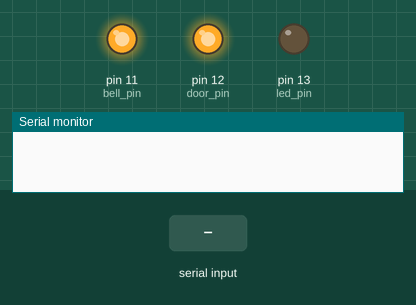
This sketch was run on a simulated Arduino Uno, built with avr-gcc and run on an emulated ATmega328P. On the bench: output pins drawn as LEDs (lit = HIGH), the last lines printed to the serial monitor. The inputs (shaded band) are chosen by the test bench.

Above: at 1.2 s.
1.3 s: "d" received over Serial
At 2.1 s:
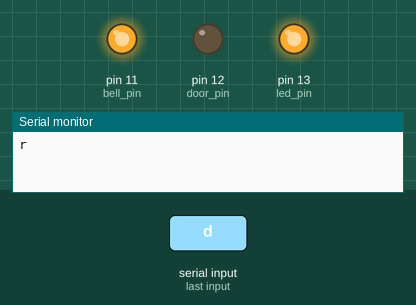
At 3.0 s:
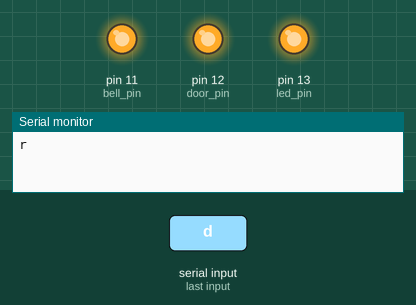
3.8 s: "b" received over Serial
At 4.05 s:
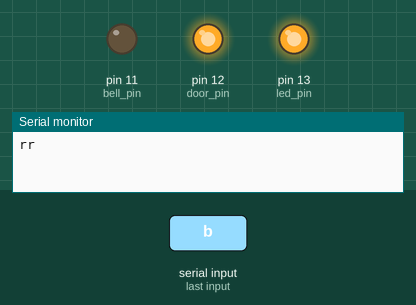
Timing chart, 0 to 17.8 s (numbered marks = the images above; inputs shaded):
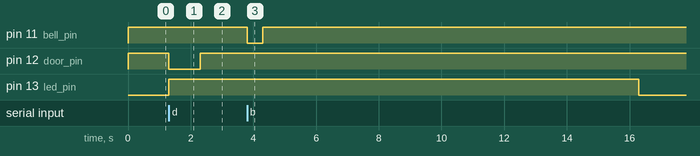

Measured:
- after the input at 1.3 s, pin 12 (door_pin): HIGH → LOW at once, → HIGH 1.0 s later; pin 13 (led_pin): LOW → HIGH at once
- after the input at 3.8 s, pin 11 (bell_pin): HIGH → LOW at once, → HIGH 0.50 s later

The sketch:

hardware.ino
```cpp
int door_pin = 12;
int bell_pin = 11;
int led_pin = 13;

boolean door_on = false;
boolean bell_on = false;
boolean door_ready = true;

unsigned long door_on_time;
unsigned long bell_on_time;

unsigned long door_delay = 1000UL;
unsigned long bell_delay = 500UL;
unsigned long door_sleep = 15000UL;

void setup() {
  // start serial port at 9600 bps:
  Serial.begin(9600);
  pinMode(door_pin, OUTPUT);
  pinMode(bell_pin, OUTPUT);
  pinMode(led_pin, OUTPUT);

  digitalWrite(led_pin, LOW);
  digitalWrite(door_pin, HIGH);
  digitalWrite(bell_pin, HIGH);

  while (!Serial) {
    ; // wait for serial port to connect. Needed for native USB port only
  }
}

void loop() {

  if (Serial.available() > 0) {
    char inByte = Serial.read();

    if(inByte == 'd'){
      if(!door_ready){
        Serial.write('w');
      } else {
        door_ready = false;
        door_on = true;
        door_on_time = millis();
        digitalWrite(led_pin, HIGH);
        digitalWrite(door_pin, LOW);

        Serial.write('r');
      }
      Serial.flush();
    }

    if(inByte == 'b'){
      if(bell_on){
        Serial.write('w');
      } else {

        bell_on = true;
        bell_on_time = millis();
        digitalWrite(bell_pin, LOW);

        Serial.write('r');
      }
      Serial.flush();
    }
  }

  unsigned long current_time = millis();
  if(bell_on && (unsigned long)(current_time - bell_on_time) >= bell_delay){
    bell_on = false;
    digitalWrite(bell_pin, HIGH);
  }

  if(door_on && (unsigned long)(current_time - door_on_time) >= door_delay){
    door_on = false;
    digitalWrite(door_pin, HIGH);
  }

  if(!door_ready && (unsigned long)(current_time - door_on_time) >= door_sleep){
    door_ready = true;
    digitalWrite(led_pin, LOW);
  }
}
```
